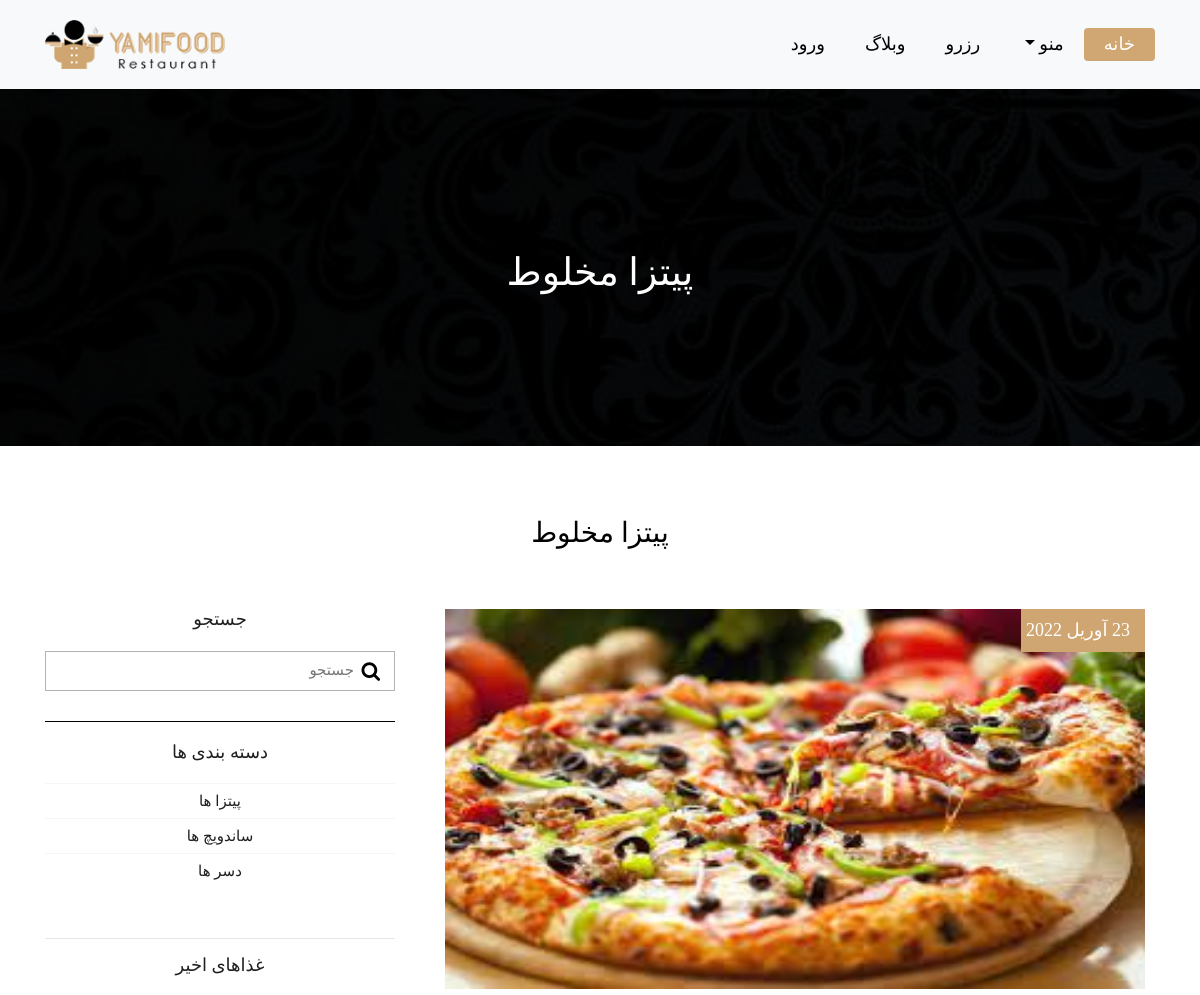
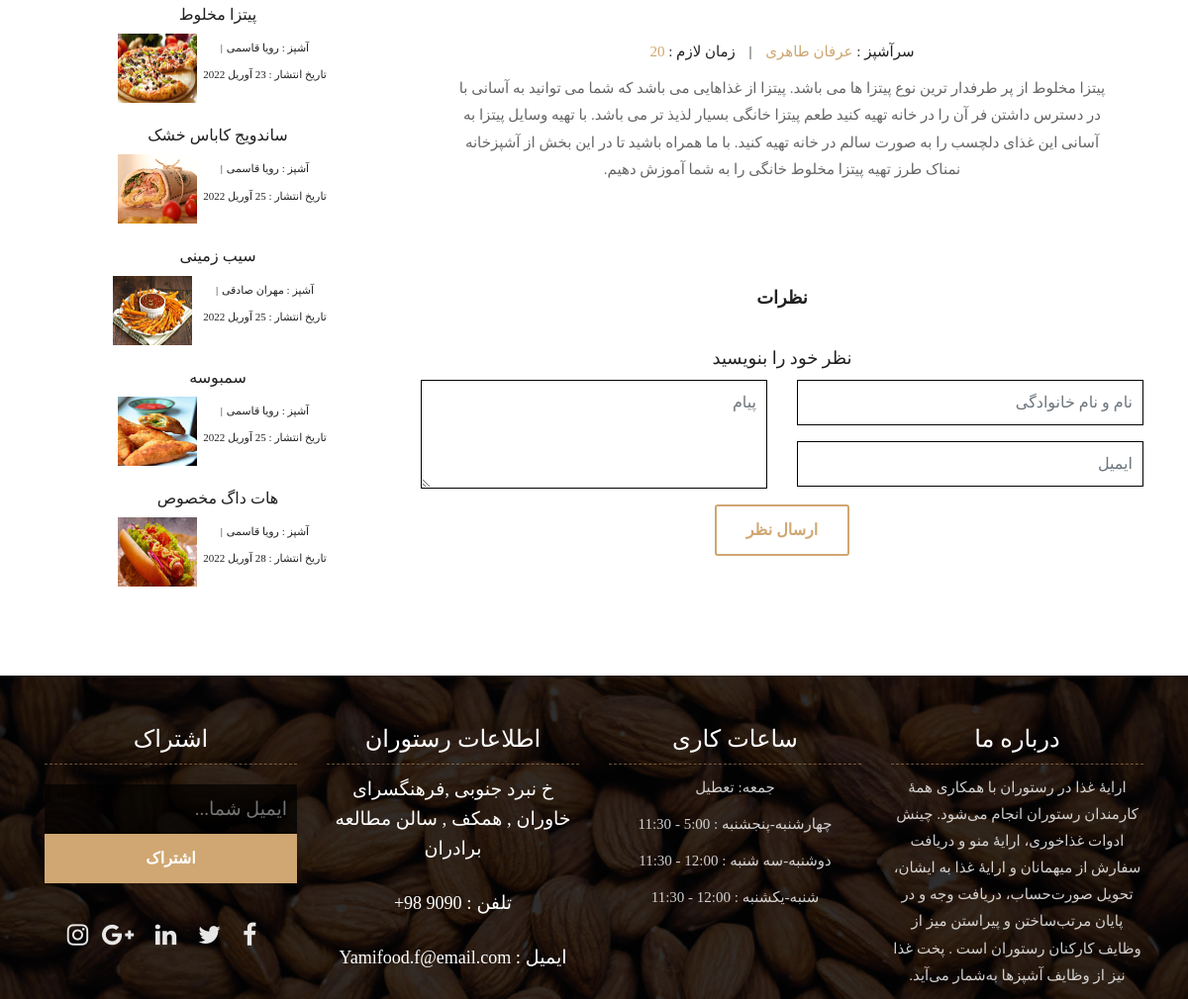
Page /2/ on the committed database (2 pictures, top to bottom).
### myfoods/models.py (models this page shows, shortened)
class Food(models.Model):
    FOOD_CHOICES = (
        ("pitza",'پیتزا' ),
        ("sandwich",'ساندویچ'),
        ("dessert",'دسر'),
        ('all','همه'),
    )
    name = models.CharField(max_length=200 ,verbose_name='نام غذا' )
    description = models.TextField(_('توضیحات'))
    thumbnail = models.ImageField(_('عکس'), upload_to='images/')
    price = models.IntegerField(_('قیمت'))
    category = models.ManyToManyField('Category',verbose_name='دسته بندی', related_name='foods')
    rate = models.IntegerField(default=0 ,verbose_name="امتیاز")
    chef = models.ForeignKey('Chefs',on_delete=models.SET_NULL, null=True ,verbose_name="سرآشپز")
    time = models.IntegerField(verbose_name="زمان لازم")
    type_food = models.CharField(max_length=10, choices=FOOD_CHOICES , verbose_name='نوع غذا', default='all')
    pub_date = models.DateField(default=timezone.now,verbose_name="تاریخ انتشار")
    class Meta:
        verbose_name = 'لیست غذا'
        verbose_name_plural = 'لیست غذا ها'

class Category(models.Model):
    parent = models.ForeignKey('self', default=None , null=True , blank=True , on_delete=models.SET_NULL, related_name='children',verbose_name='زیردسته')
    title = models.CharField(max_length=200, verbose_name="عنوان دسته بندی")
    slug = models.SlugField(verbose_name="ادرس دسته بندی")
    published = models.DateTimeField(auto_now_add=True , auto_now=False, verbose_name="تاریخ انتشار")
    class Meta:
        verbose_name = 'دسته بندی'
        verbose_name_plural = 'دسته بندی ها'

class Chefs(models.Model):
    name = models.CharField(verbose_name='نام و نام خانوادگی' ,max_length=200)
    slug = models.SlugField(verbose_name='ادرس اشپز')
    age = models.IntegerField(verbose_name='سن')
    class Meta:
        verbose_name = 'سرآشپز'
        verbose_name_plural = 'سرآشپز ها'
    def __str__(self):
        return self.name

### myfoods/views.py (the view)
# urls.py: path('<int:id>/', Food_Detail , name='detail'),
def Food_Detail(request, id):
    context = {
        'food' :get_object_or_404(Food , id=id),
        'resent_foods': Food.objects.order_by('pub_date')[:5],
        'categories':Category.objects.all()
    }
    return render(request, 'myrest/detail.html',context)

### myfoods/templatetags/base_tags.py (called while the page is built)
@register.inclusion_tag("myrest/partials/category_navbar.html")
def category_navbar():
    return {
        'Categories' : Category.objects.all()
    }

### templates/myrest/detail.html (shortened to what this page needs)
{% extends 'myrest/base.html' %}
{% block content %}
<body class="text-center">
	<div class="all-page-title page-breadcrumb">
		<div class="container text-center">
			<div class="row">
				<div class="col-lg-12">
					<h1>{{food.name}}</h1>
				</div>
			</div>
		</div>
	</div>
	<div class="blog-box">
		<div class="container">
			<div class="row">
				<div class="col-lg-12">
					<div class="heading-title text-center">
						<h2>{{food.name}}</h2>
					</div>
				</div>
			</div>
			<div class="row">
				<div class="col-xl-8 col-lg-8 col-12">
					<div class="blog-inner-details-page">
						<div class="blog-inner-box">
							<div class="img">
								<img class="img" src="{{food.thumbnail.url}}" alt="">
								<div class="date-blog-up">
									{{food.pub_date}}
								</div>
							</div>
							<div class="inner-blog-detail details-page">
								<h3></h3>
								<ul>
									<li>سرآشپز : <span>عرفان طاهری</span></li>
									<li>|</li>
									<li>زمان لازم : <span>{{food.time}}</span></li>
								</ul>
								<p>{{food.description|safe}}</p>
							</div>
						</div>
						<div class="blog-comment-box">
							<h3>نظرات</h3>
						</div>
						<div class="comment-respond-box">
							<h3>نظر خود را بنویسید </h3>
							<div class="comment-respond-form">
								<form id="commentrespondform" class="comment-form-respond row" method="post">
									<div class="col-lg-6 col-md-6 col-sm-6">
										<div class="form-group">
											<input id="name_com" class="form-control" name="name" placeholder="نام و نام خانوادگی" type="text">
										</div>
										<div class="form-group">
											<input id="email_com" class="form-control" name="email" placeholder="ایمیل" type="email">
										</div>
									</div>
									<div class="col-lg-6 col-md-6 col-sm-6">
										<div class="form-group">
											<textarea class="form-control" name="massege" id="textarea_com" placeholder="پیام" rows="2"></textarea>
										</div>
									</div>
									<div class="col-lg-12 col-md-12 col-sm-12">
										<button class="btn btn-submit">ارسال نظر</button>
									</div>
								</form>
							</div>
						</div>
					</div>
				</div>
				<div class="col-xl-4 col-lg-4 col-md-6 col-sm-8 col-12 blog-sidebar">
					<div class="right-side-blog">
						<h3>جستجو</h3>
						<form method="GET" action="{% url 'foods:search' %}">
							<div class="blog-search-form">
								<input name="search" placeholder="جستجو" type="text">
								<button class="search-btn" type="submit">
									<i class="fa fa-search" aria-hidden="true"></i>
								</button>
							</div>
						</form>
						<h3>دسته بندی ها</h3>
						<div class="blog-categories">
							<ul>
								{% for cat in categories %}
								<li><a href="{% url 'foods:category' cat.slug %}"><span>{{cat.title}}</span></a></li>
								{% endfor %}
							</ul>
						</div>
						<hr>
						<h3>غذاهای اخیر</h3>
						<div class="post-box-blog">
							<div class="recent-post-box">
								{% for food in resent_foods %}
									<div class="recent-box-blog">
										<h4>{{food.name}}</h4>
										<div class="recent-info">
											<div class="recent-img">
												<img class="img-fluid" style="height:70px; width:80px" src="{{food.thumbnail.url}}" alt="">
											</div>
											<ul>
												<li> آشپز : <span>{{food.chef}}</span></li>
												<li>|</li>
												<li>تاریخ انتشار : <span>{{food.pub_date}}</span></li>
											</ul>
										</div>
									</div>
								{% endfor %}
							</div>
						</div>
					</div>
				</div>
			</div>
		</div>
	</div>
</body>
{% endblock %}

### static/myrest/css/rtl.css (style rules this page uses)
body { font-family: 'Sahel'; direction: rtl; text-align: right; font-family: 'Sahel'; }
.img-fluid { width: 350px; height: 220px; }
.page-breadcrumb { padding: 250px 0 150px; background: url(../images/Mandala.jpg) no-repeat; background-position-x: 0%; background-position-y: 0%; background-attachment: scroll; background-size: auto; background-attachment: fixed; background-size: cover; background-position: 0 0; position: relative; }
.img { width: 700px; height: 380px; }

### rows in the picture
Food: name "پیتزا مخلوط", thumbnail (picture), pub_date "23 آوریل 2022", time "20", description "پیتزا مخلوط از پر طرفدار ترین نوع پیتزا ها می باشد. پیتزا از غذاهایی می باشد که شما می توانید به آسانی با در دسترس داشتن فر آن را در خانه تهیه کنید طعم پیتزا خانگی بسیار لذیذ تر می باشد. با تهیه وسایل پیتزا به آسانی این غذای دلچسب را به صورت سالم در خانه تهیه کنید. با ما همراه باشید تا در این بخش از آشپزخانه نمناک طرز تهیه پیتزا مخلوط خانگی را به شما آموزش دهیم.", chef "رویا قاسمی"
Category: title "پیتزا ها"
Category: title "ساندویچ ها"
Category: title "دسر ها"
Food: name "ساندویج کاباس خشک", thumbnail (picture), chef "رویا قاسمی", pub_date "25 آوریل 2022"
Food: name "سیب زمینی", thumbnail (picture), chef "مهران صادقی", pub_date "25 آوریل 2022"
Food: name "سمبوسه", thumbnail (picture), chef "رویا قاسمی", pub_date "25 آوریل 2022"
Food: name "هات داگ مخصوص", thumbnail (picture), chef "رویا قاسمی", pub_date "28 آوریل 2022"
